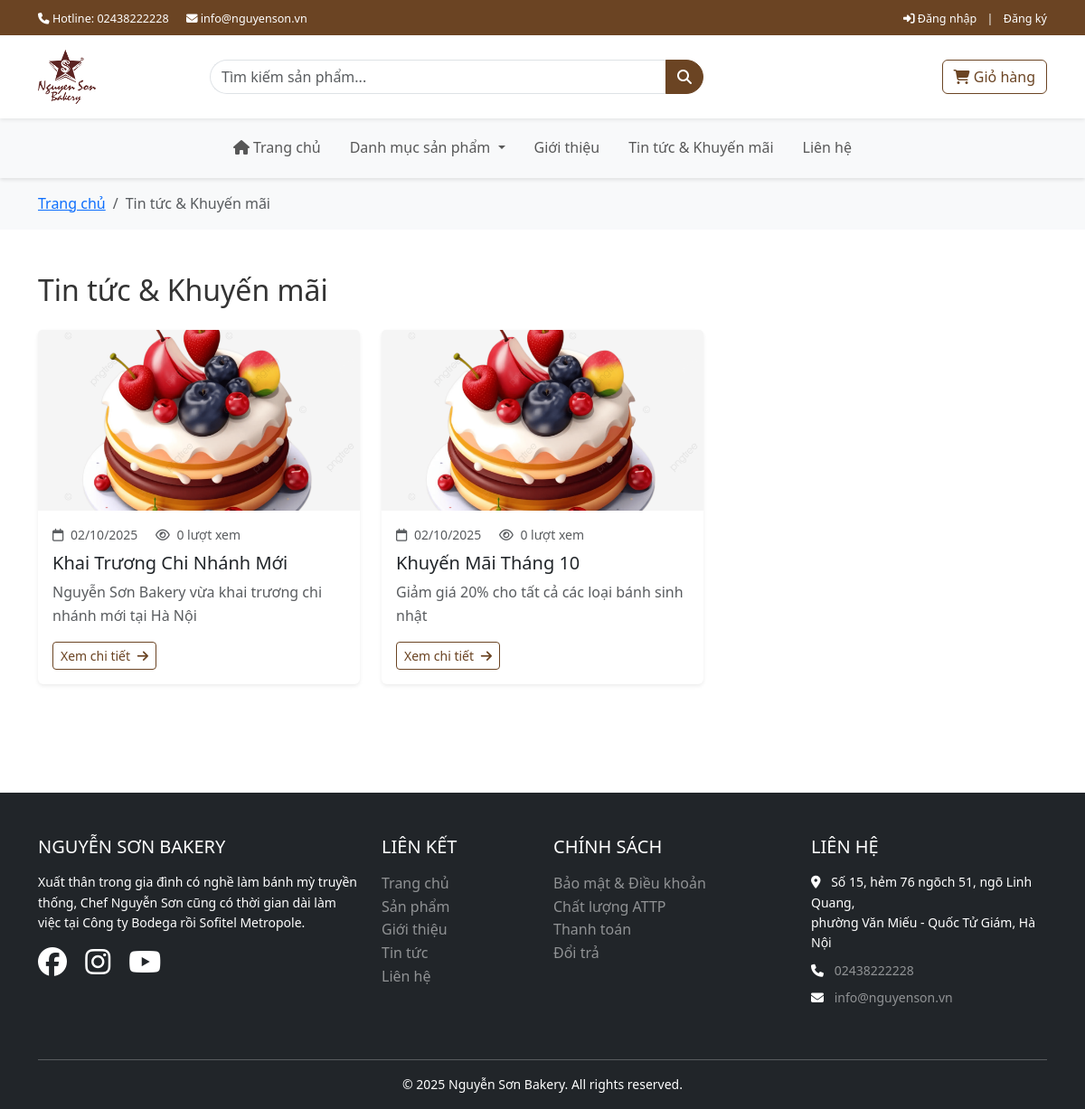
Screenshot of /frontend/pages/news/list.php with the database file from the repository.
### tables this page shows
CREATE TABLE news (
    id INT PRIMARY KEY AUTO_INCREMENT,
    title VARCHAR(255) NOT NULL,
    slug VARCHAR(255) UNIQUE,
    summary TEXT,
    content TEXT NOT NULL,
    image VARCHAR(255),
    author VARCHAR(100),
    views INT DEFAULT 0,
    status TINYINT DEFAULT 1 COMMENT '1=published, 0=draft',
    created_at TIMESTAMP DEFAULT CURRENT_TIMESTAMP,
    updated_at TIMESTAMP DEFAULT CURRENT_TIMESTAMP ON UPDATE CURRENT_TIMESTAMP,
    INDEX idx_status (status),
    INDEX idx_slug (slug)
);

### backend/config/config.php (called while the page is built, shortened)
<?php
function url($path = '') {
    return BASE_URL . ltrim($path, '/');
}
function e($value): string
{
    return htmlspecialchars((string)$value, ENT_QUOTES | ENT_SUBSTITUTE, 'UTF-8');
}
?>

### frontend/pages/news/list.php (the view, shortened to what this page needs)
<?php
require_once '../../components/header.php';
$database = new Database();
$db = $database->getConnection();
$page = isset($_GET['page']) ? (int)$_GET['page'] : 1;
$limit = NEWS_PER_PAGE;
$offset = ($page - 1) * $limit;
$query = "SELECT * FROM news WHERE status = 1 ORDER BY created_at DESC LIMIT :limit OFFSET :offset";
$stmt = $db->prepare($query);
$stmt->bindValue(':limit', $limit, PDO::PARAM_INT);
$stmt->bindValue(':offset', $offset, PDO::PARAM_INT);
$stmt->execute();
$newsList = $stmt->fetchAll();
?>
<nav aria-label="breadcrumb" class="bg-light py-3">
    <div class="container">
        <ol class="breadcrumb mb-0">
            <li class="breadcrumb-item"><a href="<?= url('frontend/pages/index.php') ?>">Trang chủ</a></li>
            <li class="breadcrumb-item active">Tin tức & Khuyến mãi</li>
        </ol>
    </div>
</nav>
<div class="container py-5">
    <h2 class="mb-4">Tin tức & Khuyến mãi</h2>
    <div class="row">
        <?php if (empty($newsList)): ?>
            <div class="col-12">
                <div class="alert alert-info">Chưa có tin tức nào.</div>
            </div>
        <?php else: ?>
            <?php foreach ($newsList as $news): ?>
            <div class="col-md-6 col-lg-4 mb-4">
                <div class="card h-100 border-0 shadow-sm hover-shadow">
                    <a href="<?= url('frontend/pages/news/detail.php?slug=' . $news['slug']) ?>">
                        <img src="<?= url('storage/uploads/news/' . ($news['image'] ?? 'default.jpg')) ?>"
                             class="card-img-top"
                             alt="<?= e($news['title']) ?>"
                             style="height: 200px; object-fit: cover;"
                             onerror="this.src='<?= url('frontend/assets/images/no-image.png') ?>'">
                    </a>
                    <div class="card-body">
                        <div class="text-muted small mb-2">
                            <i class="far fa-calendar me-1"></i>
                            <?= date('d/m/Y', strtotime($news['created_at'])) ?>
                            <span class="ms-3">
                                <i class="far fa-eye me-1"></i>
                                <?= $news['views'] ?> lượt xem
                            </span>
                        </div>
                        <h5 class="card-title">
                            <a href="<?= url('frontend/pages/news/detail.php?slug=' . $news['slug']) ?>"
                               class="text-decoration-none text-dark">
                                <?= e($news['title']) ?>
                            </a>
                        </h5>
                        <?php if ($news['summary']): ?>
                            <p class="card-text text-muted"><?= e($news['summary']) ?></p>
                        <?php endif; ?>
                        <a href="<?= url('frontend/pages/news/detail.php?slug=' . $news['slug']) ?>"
                           class="btn btn-outline-brown btn-sm">
                            Xem chi tiết <i class="fas fa-arrow-right ms-1"></i>
                        </a>
                    </div>
                </div>
            </div>
            <?php endforeach; ?>
        <?php endif; ?>
    </div>
</div>
<?php require_once '../../components/footer.php'; ?>

### frontend/assets/css/style.css (style rules this page uses)
:root { --brown-primary: #6B4423; --brown-dark: #4A2F1A; --brown-light: #8B5A3C; --cream: #F5E6D3; }
* { margin: 0; padding: 0; box-sizing: border-box; }
body { font-family: 'Segoe UI', Tahoma, Geneva, Verdana, sans-serif; color: #333; line-height: 1.6; }
.btn-outline-brown { border-color: var(--brown-primary); color: var(--brown-primary); }
.hover-shadow { transition: box-shadow 0.3s; }

### rows the page displays
news: created_at "02/10/2025", views "0", title "Khai Trương Chi Nhánh Mới", summary "Nguyễn Sơn Bakery vừa khai trương chi nhánh mới tại Hà Nội"
news: created_at "02/10/2025", views "0", title "Khuyến Mãi Tháng 10", summary "Giảm giá 20% cho tất cả các loại bánh sinh nhật"
